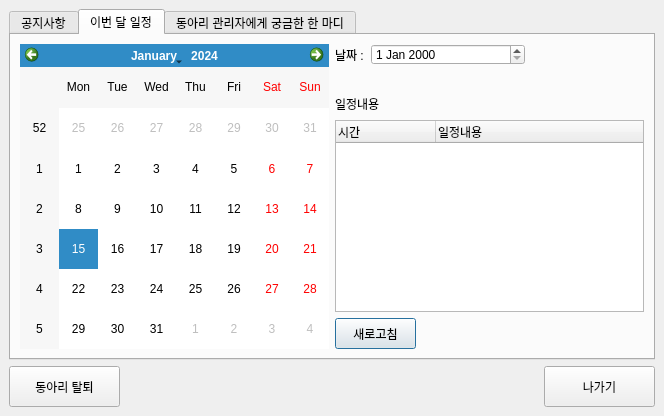
<?xml version="1.0" encoding="UTF-8"?>
<ui version="4.0">
 <class>MemberOfCirclePage</class>
 <widget class="QMainWindow" name="MemberOfCirclePage">
  <property name="geometry">
   <rect>
    <x>0</x>
    <y>0</y>
    <width>664</width>
    <height>416</height>
   </rect>
  </property>
  <property name="windowTitle">
   <string/>
  </property>
  <property name="styleSheet">
   <string notr="true"/>
  </property>
  <widget class="QWidget" name="centralwidget">
   <layout class="QGridLayout" name="gridLayout_4">
    <item row="0" column="0">
     <layout class="QVBoxLayout" name="verticalLayout_4">
      <item>
       <widget class="QTabWidget" name="MyCircleTab">
        <property name="styleSheet">
         <string notr="true">font: 10pt &quot;나눔바른고딕&quot;;</string>
        </property>
        <property name="currentIndex">
         <number>1</number>
        </property>
        <widget class="QWidget" name="tab_1">
         <attribute name="title">
          <string>공지사항</string>
         </attribute>
         <layout class="QGridLayout" name="gridLayout">
          <item row="0" column="0">
           <layout class="QVBoxLayout" name="verticalLayout">
            <item>
             <widget class="QLabel" name="label_2">
              <property name="text">
               <string>조회할 글의 목록을 선택하여 더블클릭하세요.</string>
              </property>
             </widget>
            </item>
            <item>
             <widget class="QTreeWidget" name="noticeListWidget">
              <column>
               <property name="text">
                <string>No.</string>
               </property>
              </column>
              <column>
               <property name="text">
                <string>제목</string>
               </property>
              </column>
              <column>
               <property name="text">
                <string>작성자</string>
               </property>
              </column>
              <column>
               <property name="text">
                <string>작성일</string>
               </property>
              </column>
             </widget>
            </item>
            <item>
             <layout class="QHBoxLayout" name="horizontalLayout">
              <item>
               <widget class="QPushButton" name="noticeRefreshButton">
                <property name="minimumSize">
                 <size>
                  <width>81</width>
                  <height>31</height>
                 </size>
                </property>
                <property name="text">
                 <string>새로고침</string>
                </property>
               </widget>
              </item>
              <item>
               <spacer name="horizontalSpacer_2">
                <property name="orientation">
                 <enum>Qt::Horizontal</enum>
                </property>
                <property name="sizeType">
                 <enum>QSizePolicy::Minimum</enum>
                </property>
                <property name="sizeHint" stdset="0">
                 <size>
                  <width>28</width>
                  <height>28</height>
                 </size>
                </property>
               </spacer>
              </item>
              <item>
               <widget class="QComboBox" name="noticeSearchComboBox">
                <property name="minimumSize">
                 <size>
                  <width>76</width>
                  <height>31</height>
                 </size>
                </property>
                <item>
                 <property name="text">
                  <string>제목</string>
                 </property>
                </item>
                <item>
                 <property name="text">
                  <string>작성자</string>
                 </property>
                </item>
                <item>
                 <property name="text">
                  <string>작성일</string>
                 </property>
                </item>
               </widget>
              </item>
              <item>
               <widget class="QLineEdit" name="noticeSearchLineEdit">
                <property name="minimumSize">
                 <size>
                  <width>191</width>
                  <height>31</height>
                 </size>
                </property>
                <property name="styleSheet">
                 <string notr="true">font: 12pt &quot;나눔바른고딕&quot;;</string>
                </property>
               </widget>
              </item>
              <item>
               <widget class="QPushButton" name="noticeSearchButton">
                <property name="minimumSize">
                 <size>
                  <width>75</width>
                  <height>31</height>
                 </size>
                </property>
                <property name="text">
                 <string>검  색</string>
                </property>
               </widget>
              </item>
              <item>
               <spacer name="horizontalSpacer">
                <property name="orientation">
                 <enum>Qt::Horizontal</enum>
                </property>
                <property name="sizeHint" stdset="0">
                 <size>
                  <width>118</width>
                  <height>28</height>
                 </size>
                </property>
               </spacer>
              </item>
             </layout>
            </item>
           </layout>
          </item>
         </layout>
        </widget>
        <widget class="QWidget" name="tab_2">
         <attribute name="title">
          <string>이번 달 일정</string>
         </attribute>
         <layout class="QGridLayout" name="gridLayout_2">
          <item row="0" column="0">
           <layout class="QHBoxLayout" name="horizontalLayout_5">
            <item>
             <widget class="QCalendarWidget" name="circleCalendarWidget"/>
            </item>
            <item>
             <layout class="QVBoxLayout" name="verticalLayout_2">
              <item>
               <layout class="QHBoxLayout" name="horizontalLayout_2">
                <item>
                 <widget class="QLabel" name="dateLabel">
                  <property name="minimumSize">
                   <size>
                    <width>30</width>
                    <height>21</height>
                   </size>
                  </property>
                  <property name="maximumSize">
                   <size>
                    <width>30</width>
                    <height>21</height>
                   </size>
                  </property>
                  <property name="text">
                   <string>날짜 :</string>
                  </property>
                  <property name="buddy">
                   <cstring>dateEdit</cstring>
                  </property>
                 </widget>
                </item>
                <item>
                 <widget class="QDateEdit" name="dateEdit">
                  <property name="minimumSize">
                   <size>
                    <width>154</width>
                    <height>21</height>
                   </size>
                  </property>
                  <property name="maximumSize">
                   <size>
                    <width>154</width>
                    <height>21</height>
                   </size>
                  </property>
                 </widget>
                </item>
                <item>
                 <spacer name="horizontalSpacer_3">
                  <property name="orientation">
                   <enum>Qt::Horizontal</enum>
                  </property>
                  <property name="sizeHint" stdset="0">
                   <size>
                    <width>100</width>
                    <height>20</height>
                   </size>
                  </property>
                 </spacer>
                </item>
               </layout>
              </item>
              <item>
               <spacer name="verticalSpacer">
                <property name="orientation">
                 <enum>Qt::Vertical</enum>
                </property>
                <property name="sizeHint" stdset="0">
                 <size>
                  <width>20</width>
                  <height>2</height>
                 </size>
                </property>
               </spacer>
              </item>
              <item>
               <layout class="QHBoxLayout" name="horizontalLayout_3">
                <item>
                 <widget class="QLabel" name="scheduleContentsLabel">
                  <property name="text">
                   <string>일정내용</string>
                  </property>
                 </widget>
                </item>
                <item>
                 <spacer name="horizontalSpacer_4">
                  <property name="orientation">
                   <enum>Qt::Horizontal</enum>
                  </property>
                  <property name="sizeHint" stdset="0">
                   <size>
                    <width>248</width>
                    <height>20</height>
                   </size>
                  </property>
                 </spacer>
                </item>
               </layout>
              </item>
              <item>
               <widget class="QTreeWidget" name="scheduleListWidget">
                <property name="styleSheet">
                 <string notr="true">font: 9pt &quot;나눔바른고딕&quot;;</string>
                </property>
                <column>
                 <property name="text">
                  <string>시간</string>
                 </property>
                </column>
                <column>
                 <property name="text">
                  <string>일정내용</string>
                 </property>
                </column>
               </widget>
              </item>
              <item>
               <layout class="QHBoxLayout" name="horizontalLayout_4">
                <item>
                 <widget class="QPushButton" name="scheduleRefreshButton">
                  <property name="minimumSize">
                   <size>
                    <width>81</width>
                    <height>31</height>
                   </size>
                  </property>
                  <property name="text">
                   <string>새로고침</string>
                  </property>
                  <property name="default">
                   <bool>true</bool>
                  </property>
                 </widget>
                </item>
                <item>
                 <spacer name="horizontalSpacer_5">
                  <property name="orientation">
                   <enum>Qt::Horizontal</enum>
                  </property>
                  <property name="sizeHint" stdset="0">
                   <size>
                    <width>218</width>
                    <height>28</height>
                   </size>
                  </property>
                 </spacer>
                </item>
               </layout>
              </item>
             </layout>
            </item>
           </layout>
          </item>
         </layout>
        </widget>
        <widget class="QWidget" name="tab_3">
         <attribute name="title">
          <string>동아리 관리자에게 궁금한 한 마디</string>
         </attribute>
         <layout class="QGridLayout" name="gridLayout_3">
          <item row="0" column="0">
           <layout class="QVBoxLayout" name="verticalLayout_3">
            <item>
             <widget class="QLabel" name="label">
              <property name="text">
               <string>조회할 글의 목록을 선택하여 더블클릭하세요.</string>
              </property>
             </widget>
            </item>
            <item>
             <widget class="QTreeWidget" name="boardListWidget">
              <column>
               <property name="text">
                <string>No.</string>
               </property>
              </column>
              <column>
               <property name="text">
                <string>제목</string>
               </property>
              </column>
              <column>
               <property name="text">
                <string>작성일</string>
               </property>
              </column>
              <column>
               <property name="text">
                <string>답변일</string>
               </property>
              </column>
             </widget>
            </item>
            <item>
             <layout class="QHBoxLayout" name="horizontalLayout_6">
              <item>
               <widget class="QPushButton" name="boardRefreshButton">
                <property name="minimumSize">
                 <size>
                  <width>81</width>
                  <height>31</height>
                 </size>
                </property>
                <property name="text">
                 <string>새로고침</string>
                </property>
               </widget>
              </item>
              <item>
               <spacer name="horizontalSpacer_6">
                <property name="orientation">
                 <enum>Qt::Horizontal</enum>
                </property>
                <property name="sizeType">
                 <enum>QSizePolicy::Minimum</enum>
                </property>
                <property name="sizeHint" stdset="0">
                 <size>
                  <width>28</width>
                  <height>28</height>
                 </size>
                </property>
               </spacer>
              </item>
              <item>
               <widget class="QComboBox" name="boardSearchComboBox">
                <property name="minimumSize">
                 <size>
                  <width>76</width>
                  <height>31</height>
                 </size>
                </property>
                <item>
                 <property name="text">
                  <string>제목</string>
                 </property>
                </item>
                <item>
                 <property name="text">
                  <string>작성일</string>
                 </property>
                </item>
               </widget>
              </item>
              <item>
               <widget class="QLineEdit" name="boardSearchLineEdit">
                <property name="minimumSize">
                 <size>
                  <width>191</width>
                  <height>31</height>
                 </size>
                </property>
                <property name="styleSheet">
                 <string notr="true">font: 12pt &quot;나눔바른고딕&quot;;</string>
                </property>
                <property name="text">
                 <string/>
                </property>
               </widget>
              </item>
              <item>
               <widget class="QPushButton" name="boardSearchButton">
                <property name="minimumSize">
                 <size>
                  <width>75</width>
                  <height>31</height>
                 </size>
                </property>
                <property name="text">
                 <string>검  색</string>
                </property>
               </widget>
              </item>
              <item>
               <spacer name="horizontalSpacer_7">
                <property name="orientation">
                 <enum>Qt::Horizontal</enum>
                </property>
                <property name="sizeHint" stdset="0">
                 <size>
                  <width>28</width>
                  <height>28</height>
                 </size>
                </property>
               </spacer>
              </item>
              <item>
               <widget class="QPushButton" name="boardWriteButton">
                <property name="minimumSize">
                 <size>
                  <width>50</width>
                  <height>31</height>
                 </size>
                </property>
                <property name="maximumSize">
                 <size>
                  <width>50</width>
                  <height>31</height>
                 </size>
                </property>
                <property name="text">
                 <string>글쓰기</string>
                </property>
               </widget>
              </item>
              <item>
               <widget class="QPushButton" name="deleteBoardButton">
                <property name="minimumSize">
                 <size>
                  <width>50</width>
                  <height>31</height>
                 </size>
                </property>
                <property name="maximumSize">
                 <size>
                  <width>50</width>
                  <height>31</height>
                 </size>
                </property>
                <property name="text">
                 <string>글 삭제</string>
                </property>
               </widget>
              </item>
             </layout>
            </item>
           </layout>
          </item>
         </layout>
        </widget>
       </widget>
      </item>
      <item>
       <layout class="QHBoxLayout" name="horizontalLayout_7">
        <item>
         <widget class="QPushButton" name="deleteMyCircleButton">
          <property name="minimumSize">
           <size>
            <width>111</width>
            <height>41</height>
           </size>
          </property>
          <property name="styleSheet">
           <string notr="true">font: 11pt &quot;나눔바른고딕&quot;;</string>
          </property>
          <property name="text">
           <string>동아리 탈퇴</string>
          </property>
         </widget>
        </item>
        <item>
         <spacer name="horizontalSpacer_8">
          <property name="orientation">
           <enum>Qt::Horizontal</enum>
          </property>
          <property name="sizeHint" stdset="0">
           <size>
            <width>408</width>
            <height>38</height>
           </size>
          </property>
         </spacer>
        </item>
        <item>
         <widget class="QPushButton" name="exitMyCircleButton">
          <property name="minimumSize">
           <size>
            <width>111</width>
            <height>41</height>
           </size>
          </property>
          <property name="styleSheet">
           <string notr="true">font: 11pt &quot;나눔바른고딕&quot;;</string>
          </property>
          <property name="text">
           <string>나가기</string>
          </property>
         </widget>
        </item>
       </layout>
      </item>
     </layout>
    </item>
   </layout>
  </widget>
 </widget>
 <resources/>
 <connections/>
</ui>
